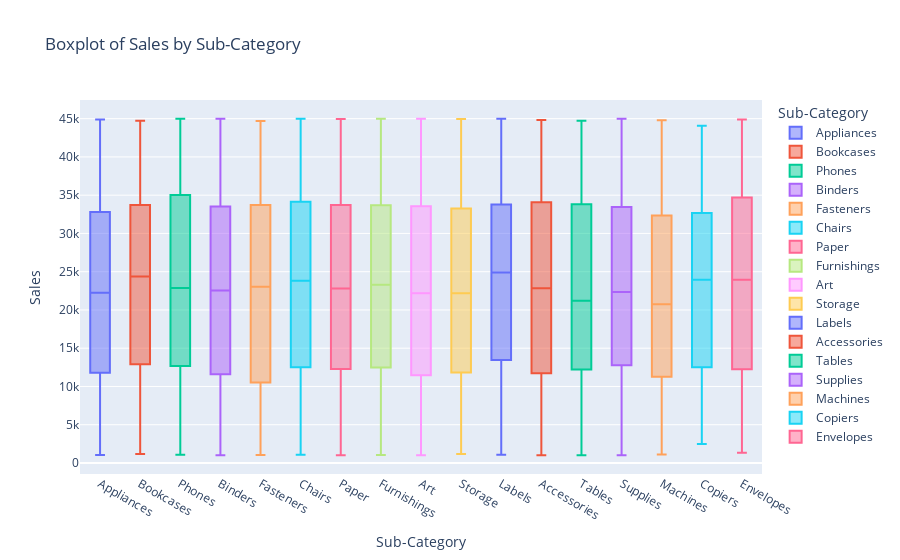

This figure's notebook cell:
### Markdown cell above
Поскольку данные имеют характерное разделение по признакам, постром barplot по каждому уникальному значению в Sub-Category:

### Code cell
fig_box = px.box(df, x=df['Sub-Category'], y=df['Sales'], color='Sub-Category', title='Boxplot of Sales by Sub-Category')


fig_box.show()

### Figure 1 — Plotly figure (JSON) as saved in the notebook; plotly's stock layout.template omitted (floating-point values rounded to 4 significant figures; data arrays with more than 128 entries replaced by an {"elided": "..."} marker saying what was removed)
{"data": [{"alignmentgroup": "True", "hovertemplate": "Sub-Category=%{x}<br>Sales=%{y}<extra></extra>", "legendgroup": "Appliances", "marker": {"color": "#636efa"}, "name": "Appliances", "notched": false, "offsetgroup": "Appliances", "orientation": "v", "showlegend": true, "type": "box", "x": {"elided": "459 str values"}, "x0": " ", "xaxis": "x", "y": {"elided": "459 float values"}, "y0": " ", "yaxis": "y"}, {"alignmentgroup": "True", "hovertemplate": "Sub-Category=%{x}<br>Sales=%{y}<extra></extra>", "legendgroup": "Bookcases", "marker": {"color": "#EF553B"}, "name": "Bookcases", "notched": false, "offsetgroup": "Bookcases", "orientation": "v", "showlegend": true, "type": "box", "x": {"elided": "226 str values"}, "x0": " ", "xaxis": "x", "y": {"elided": "226 float values"}, "y0": " ", "yaxis": "y"}, {"alignmentgroup": "True", "hovertemplate": "Sub-Category=%{x}<br>Sales=%{y}<extra></extra>", "legendgroup": "Phones", "marker": {"color": "#00cc96"}, "name": "Phones", "notched": false, "offsetgroup": "Phones", "orientation": "v", "showlegend": true, "type": "box", "x": {"elided": "876 str values"}, "x0": " ", "xaxis": "x", "y": {"elided": "876 float values"}, "y0": " ", "yaxis": "y"}, {"alignmentgroup": "True", "hovertemplate": "Sub-Category=%{x}<br>Sales=%{y}<extra></extra>", "legendgroup": "Binders", "marker": {"color": "#ab63fa"}, "name": "Binders", "notched": false, "offsetgroup": "Binders", "orientation": "v", "showlegend": true, "type": "box", "x": {"elided": "1492 str values"}, "x0": " ", "xaxis": "x", "y": {"elided": "1492 float values"}, "y0": " ", "yaxis": "y"}, {"alignmentgroup": "True", "hovertemplate": "Sub-Category=%{x}<br>Sales=%{y}<extra></extra>", "legendgroup": "Fasteners", "marker": {"color": "#FFA15A"}, "name": "Fasteners", "notched": false, "offsetgroup": "Fasteners", "orientation": "v", "showlegend": true, "type": "box", "x": {"elided": "214 str values"}, "x0": " ", "xaxis": "x", "y": {"elided": "214 float values"}, "y0": " ", "yaxis": "y"}, {"alignmentgroup": "True", "hovertemplate": "Sub-Category=%{x}<br>Sales=%{y}<extra></extra>", "legendgroup": "Chairs", "marker": {"color": "#19d3f3"}, "name": "Chairs", "notched": false, "offsetgroup": "Chairs", "orientation": "v", "showlegend": true, "type": "box", "x": {"elided": "607 str values"}, "x0": " ", "xaxis": "x", "y": {"elided": "607 float values"}, "y0": " ", "yaxis": "y"}, {"alignmentgroup": "True", "hovertemplate": "Sub-Category=%{x}<br>Sales=%{y}<extra></extra>", "legendgroup": "Paper", "marker": {"color": "#FF6692"}, "name": "Paper", "notched": false, "offsetgroup": "Paper", "orientation": "v", "showlegend": true, "type": "box", "x": {"elided": "1338 str values"}, "x0": " ", "xaxis": "x", "y": {"elided": "1338 float values"}, "y0": " ", "yaxis": "y"}, {"alignmentgroup": "True", "hovertemplate": "Sub-Category=%{x}<br>Sales=%{y}<extra></extra>", "legendgroup": "Furnishings", "marker": {"color": "#B6E880"}, "name": "Furnishings", "notched": false, "offsetgroup": "Furnishings", "orientation": "v", "showlegend": true, "type": "box", "x": {"elided": "931 str values"}, "x0": " ", "xaxis": "x", "y": {"elided": "931 float values"}, "y0": " ", "yaxis": "y"}, {"alignmentgroup": "True", "hovertemplate": "Sub-Category=%{x}<br>Sales=%{y}<extra></extra>", "legendgroup": "Art", "marker": {"color": "#FF97FF"}, "name": "Art", "notched": false, "offsetgroup": "Art", "orientation": "v", "showlegend": true, "type": "box", "x": {"elided": "785 str values"}, "x0": " ", "xaxis": "x", "y": {"elided": "785 float values"}, "y0": " ", "yaxis": "y"}, {"alignmentgroup": "True", "hovertemplate": "Sub-Category=%{x}<br>Sales=%{y}<extra></extra>", "legendgroup": "Storage", "marker": {"color": "#FECB52"}, "name": "Storage", "notched": false, "offsetgroup": "Storage", "orientation": "v", "showlegend": true, "type": "box", "x": {"elided": "832 str values"}, "x0": " ", "xaxis": "x", "y": {"elided": "832 float values"}, "y0": " ", "yaxis": "y"}, {"alignmentgroup": "True", "hovertemplate": "Sub-Category=%{x}<br>Sales=%{y}<extra></extra>", "legendgroup": "Labels", "marker": {"color": "#636efa"}, "name": "Labels", "notched": false, "offsetgroup": "Labels", "orientation": "v", "showlegend": true, "type": "box", "x": {"elided": "357 str values"}, "x0": " ", "xaxis": "x", "y": {"elided": "357 float values"}, "y0": " ", "yaxis": "y"}, {"alignmentgroup": "True", "hovertemplate": "Sub-Category=%{x}<br>Sales=%{y}<extra></extra>", "legendgroup": "Accessories", "marker": {"color": "#EF553B"}, "name": "Accessories", "notched": false, "offsetgroup": "Accessories", "orientation": "v", "showlegend": true, "type": "box", "x": {"elided": "756 str values"}, "x0": " ", "xaxis": "x", "y": {"elided": "756 float values"}, "y0": " ", "yaxis": "y"}, {"alignmentgroup": "True", "hovertemplate": "Sub-Category=%{x}<br>Sales=%{y}<extra></extra>", "legendgroup": "Tables", "marker": {"color": "#00cc96"}, "name": "Tables", "notched": false, "offsetgroup": "Tables", "orientation": "v", "showlegend": true, "type": "box", "x": {"elided": "314 str values"}, "x0": " ", "xaxis": "x", "y": {"elided": "314 float values"}, "y0": " ", "yaxis": "y"}, {"alignmentgroup": "True", "hovertemplate": "Sub-Category=%{x}<br>Sales=%{y}<extra></extra>", "legendgroup": "Supplies", "marker": {"color": "#ab63fa"}, "name": "Supplies", "notched": false, "offsetgroup": "Supplies", "orientation": "v", "showlegend": true, "type": "box", "x": {"elided": "184 str values"}, "x0": " ", "xaxis": "x", "y": {"elided": "184 float values"}, "y0": " ", "yaxis": "y"}, {"alignmentgroup": "True", "hovertemplate": "Sub-Category=%{x}<br>Sales=%{y}<extra></extra>", "legendgroup": "Machines", "marker": {"color": "#FFA15A"}, "name": "Machines", "notched": false, "offsetgroup": "Machines", "orientation": "v", "showlegend": true, "type": "box", "x": ["Machines", "Machines", "Machines", "Machines", "Machines", "Machines", "Machines", "Machines", "Machines", "Machines", "Machines", "Machines", "Machines", "Machines", "Machines", "Machines", "Machines", "Machines", "Machines", "Machines", "Machines", "Machines", "Machines", "Machines", "Machines", "Machines", "Machines", "Machines", "Machines", "Machines", "Machines", "Machines", "Machines", "Machines", "Machines", "Machines", "Machines", "Machines", "Machines", "Machines", "Machines", "Machines", "Machines", "Machines", "Machines", "Machines", "Machines", "Machines", "Machines", "Machines", "Machines", "Machines", "Machines", "Machines", "Machines", "Machines", "Machines", "Machines", "Machines", "Machines", "Machines", "Machines", "Machines", "Machines", "Machines", "Machines", "Machines", "Machines", "Machines", "Machines", "Machines", "Machines", "Machines", "Machines", "Machines", "Machines", "Machines", "Machines", "Machines", "Machines", "Machines", "Machines", "Machines", "Machines", "Machines", "Machines", "Machines", "Machines", "Machines", "Machines", "Machines", "Machines", "Machines", "Machines", "Machines", "Machines", "Machines", "Machines", "Machines", "Machines", "Machines", "Machines", "Machines", "Machines", "Machines", "Machines", "Machines", "Machines", "Machines", "Machines", "Machines", "Machines", "Machines", "Machines", "Machines"], "x0": " ", "xaxis": "x", "y": [8915.0, 35720.0, 20120.0, 20770.0, 20680.0, 38330.0, 44520.0, 1884.0, 23930.0, 17800.0, 44720.0, 12150.0, 11180.0, 26530.0, 33820.0, 16210.0, 34900.0, 11380.0, 17290.0, 44790.0, 20740.0, 5541.0, 5770.0, 16050.0, 8701.0, 6370.0, 43500.0, 14110.0, 4567.0, 12260.0, 9510.0, 35270.0, 38660.0, 35520.0, 36600.0, 30210.0, 20380.0, 12160.0, 4332.0, 33040.0, 1097.0, 44500.0, 14550.0, 32430.0, 11150.0, 10930.0, 35710.0, 32240.0, 4370.0, 26610.0, 31930.0, 42510.0, 20490.0, 21970.0, 28600.0, 41240.0, 8811.0, 34030.0, 13810.0, 11240.0, 3063.0, 20690.0, 26540.0, 16020.0, 14220.0, 25850.0, 43710.0, 28610.0, 22630.0, 10010.0, 30570.0, 22340.0, 31630.0, 15700.0, 2949.0, 30950.0, 7475.0, 28610.0, 31780.0, 31430.0, 16750.0, 11120.0, 4527.0, 5771.0, 29490.0, 32490.0, 19150.0, 3355.0, 35270.0, 29340.0, 12930.0, 29950.0, 4321.0, 5990.0, 8076.0, 33700.0, 40090.0, 29150.0, 13220.0, 24740.0, 35410.0, 14660.0, 16430.0, 22980.0, 1274.0, 33090.0, 44790.0, 14900.0, 19890.0, 43550.0, 24040.0, 12100.0, 29090.0, 11190.0, 32360.0], "y0": " ", "yaxis": "y"}, {"alignmentgroup": "True", "hovertemplate": "Sub-Category=%{x}<br>Sales=%{y}<extra></extra>", "legendgroup": "Copiers", "marker": {"color": "#19d3f3"}, "name": "Copiers", "notched": false, "offsetgroup": "Copiers", "orientation": "v", "showlegend": true, "type": "box", "x": ["Copiers", "Copiers", "Copiers", "Copiers", "Copiers", "Copiers", "Copiers", "Copiers", "Copiers", "Copiers", "Copiers", "Copiers", "Copiers", "Copiers", "Copiers", "Copiers", "Copiers", "Copiers", "Copiers", "Copiers", "Copiers", "Copiers", "Copiers", "Copiers", "Copiers", "Copiers", "Copiers", "Copiers", "Copiers", "Copiers", "Copiers", "Copiers", "Copiers", "Copiers", "Copiers", "Copiers", "Copiers", "Copiers", "Copiers", "Copiers", "Copiers", "Copiers", "Copiers", "Copiers", "Copiers", "Copiers", "Copiers", "Copiers", "Copiers", "Copiers", "Copiers", "Copiers", "Copiers", "Copiers", "Copiers", "Copiers", "Copiers", "Copiers", "Copiers", "Copiers", "Copiers", "Copiers", "Copiers", "Copiers", "Copiers", "Copiers"], "x0": " ", "xaxis": "x", "y": [25730.0, 43880.0, 6182.0, 4136.0, 2479.0, 40860.0, 29300.0, 11170.0, 32670.0, 10560.0, 14590.0, 19860.0, 15630.0, 27810.0, 19280.0, 35320.0, 34770.0, 6041.0, 31320.0, 30990.0, 22880.0, 4800.0, 36840.0, 4425.0, 3596.0, 44070.0, 24950.0, 25340.0, 38550.0, 18150.0, 43810.0, 41650.0, 23060.0, 29900.0, 6816.0, 32060.0, 17340.0, 23730.0, 12520.0, 16680.0, 21440.0, 40810.0, 12100.0, 41510.0, 35330.0, 41330.0, 4338.0, 28320.0, 7000.0, 40640.0, 24160.0, 15470.0, 13340.0, 14890.0, 42410.0, 12340.0, 30880.0, 26470.0, 30350.0, 5174.0, 39320.0, 18230.0, 28240.0, 15940.0, 30500.0, 8489.0], "y0": " ", "yaxis": "y"}, {"alignmentgroup": "True", "hovertemplate": "Sub-Category=%{x}<br>Sales=%{y}<extra></extra>", "legendgroup": "Envelopes", "marker": {"color": "#FF6692"}, "name": "Envelopes", "notched": false, "offsetgroup": "Envelopes", "orientation": "v", "showlegend": true, "type": "box", "x": {"elided": "248 str values"}, "x0": " ", "xaxis": "x", "y": {"elided": "248 float values"}, "y0": " ", "yaxis": "y"}], "layout": {"boxmode": "overlay", "legend": {"title": {"text": "Sub-Category"}, "tracegroupgap": 0}, "title": {"text": "Boxplot of Sales by Sub-Category"}, "xaxis": {"anchor": "y", "categoryarray": ["Appliances", "Bookcases", "Phones", "Binders", "Fasteners", "Chairs", "Paper", "Furnishings", "Art", "Storage", "Labels", "Accessories", "Tables", "Supplies", "Machines", "Copiers", "Envelopes"], "categoryorder": "array", "domain": [0, 1], "title": {"text": "Sub-Category"}}, "yaxis": {"anchor": "x", "domain": [0, 1], "title": {"text": "Sales"}}}}
